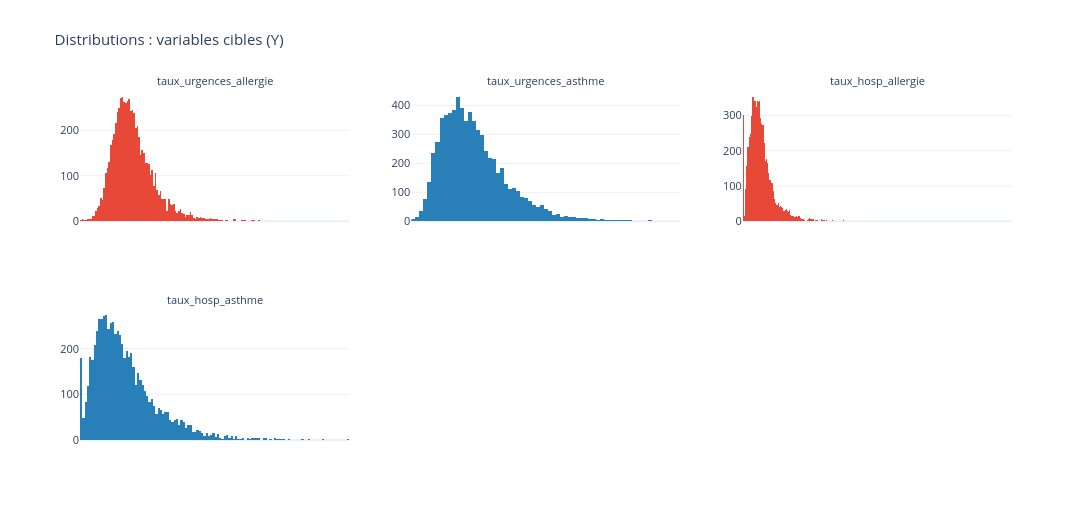

The cell this chart's notebook holds for it:
### Code cell
ncols_y, nrows_y = 3, -(-len(Y_COLS) // 3)
fig = make_subplots(rows=nrows_y, cols=ncols_y, subplot_titles=Y_COLS)
for i, col in enumerate(Y_COLS):
    r, c = divmod(i, ncols_y)
    patho = col.split("_")[-1]
    fig.add_trace(go.Histogram(x=df_sub[col].dropna(), showlegend=False,
                                marker_color=COLORS.get(patho, "#7F8C8D"),
                                xbins=dict(start=0)),  # tous les taux_* sont >= 0
                  row=r + 1, col=c + 1)
fig.update_xaxes(showticklabels=False)
fig.update_annotations(font_size=11)
fig.update_layout(height=260 * nrows_y, width=1400, template="plotly_white",
                   font=dict(size=11),
                   margin=dict(t=90),
                   title=dict(text="Distributions : variables cibles (Y)",
                               font=dict(size=15)))
fig.show()

### Figure 1 — Plotly figure (JSON) as saved in the notebook; plotly's stock layout.template omitted (floating-point values rounded to 4 significant figures; data arrays with more than 128 entries replaced by an {"elided": "..."} marker saying what was removed)
{"data": [{"marker": {"color": "#E84837"}, "showlegend": false, "type": "histogram", "x": {"elided": "6912 float values"}, "xaxis": "x", "xbins": {"start": 0}, "yaxis": "y"}, {"marker": {"color": "#2980B9"}, "showlegend": false, "type": "histogram", "x": {"elided": "6912 float values"}, "xaxis": "x2", "xbins": {"start": 0}, "yaxis": "y2"}, {"marker": {"color": "#E84837"}, "showlegend": false, "type": "histogram", "x": {"elided": "6907 float values"}, "xaxis": "x3", "xbins": {"start": 0}, "yaxis": "y3"}, {"marker": {"color": "#2980B9"}, "showlegend": false, "type": "histogram", "x": {"elided": "6907 float values"}, "xaxis": "x4", "xbins": {"start": 0}, "yaxis": "y4"}], "layout": {"annotations": [{"font": {"size": 11}, "showarrow": false, "text": "taux_urgences_allergie", "x": 0.1444, "xanchor": "center", "xref": "paper", "y": 1, "yanchor": "bottom", "yref": "paper"}, {"font": {"size": 11}, "showarrow": false, "text": "taux_urgences_asthme", "x": 0.5, "xanchor": "center", "xref": "paper", "y": 1, "yanchor": "bottom", "yref": "paper"}, {"font": {"size": 11}, "showarrow": false, "text": "taux_hosp_allergie", "x": 0.8556, "xanchor": "center", "xref": "paper", "y": 1, "yanchor": "bottom", "yref": "paper"}, {"font": {"size": 11}, "showarrow": false, "text": "taux_hosp_asthme", "x": 0.1444, "xanchor": "center", "xref": "paper", "y": 0.375, "yanchor": "bottom", "yref": "paper"}], "font": {"size": 11}, "height": 520, "margin": {"t": 90}, "title": {"font": {"size": 15}, "text": "Distributions : variables cibles (Y)"}, "width": 1400, "xaxis": {"anchor": "y", "domain": [0, 0.2889], "showticklabels": false}, "xaxis2": {"anchor": "y2", "domain": [0.3556, 0.6444], "showticklabels": false}, "xaxis3": {"anchor": "y3", "domain": [0.7111, 1], "showticklabels": false}, "xaxis4": {"anchor": "y4", "domain": [0, 0.2889], "showticklabels": false}, "xaxis5": {"anchor": "y5", "domain": [0.3556, 0.6444], "showticklabels": false}, "xaxis6": {"anchor": "y6", "domain": [0.7111, 1], "showticklabels": false}, "yaxis": {"anchor": "x", "domain": [0.625, 1]}, "yaxis2": {"anchor": "x2", "domain": [0.625, 1]}, "yaxis3": {"anchor": "x3", "domain": [0.625, 1]}, "yaxis4": {"anchor": "x4", "domain": [0, 0.375]}, "yaxis5": {"anchor": "x5", "domain": [0, 0.375]}, "yaxis6": {"anchor": "x6", "domain": [0, 0.375]}}}
